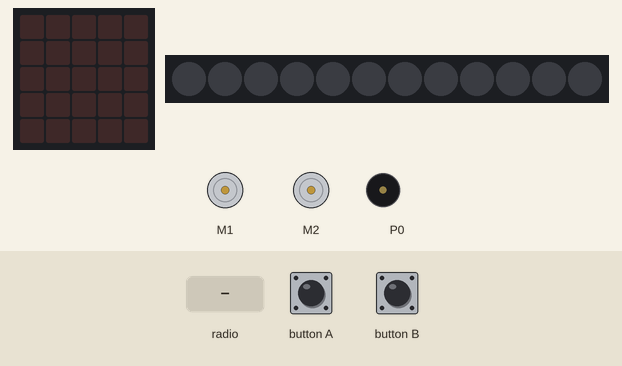
A program run on a simulated BBC micro:bit (MakeCode). On the bench: the board's 5×5 LED display, 12 RGB LEDs in strip order, left to right, 2 × DC motor (green arrow = forward, orange = backward, longer = faster), buzzer (waves = sounding). The test bench sets the inputs (shaded band). Dim RGB values are drawn brighter than linear.

Above: at 1.2 s.
1.3 s: button A pressed for 0.15 s
At 2.1 s:
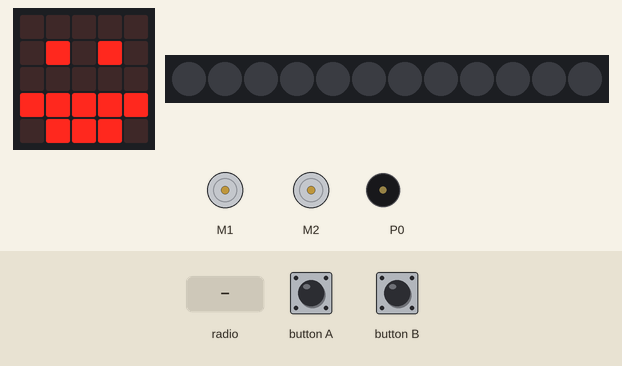
4.4 s: radio message "dobbelKlikkA" arrives
At 4.55 s:
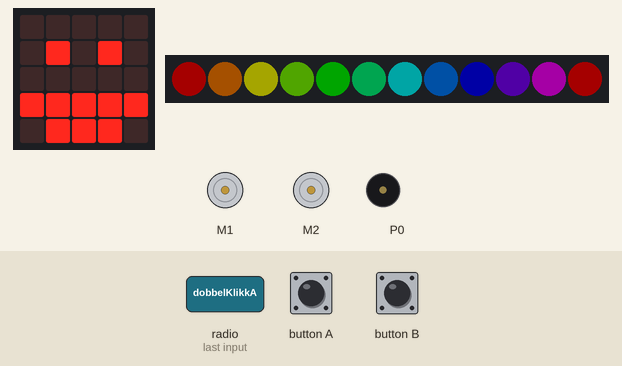
7.4 s: button B pressed for 0.15 s
At 9.8 s:
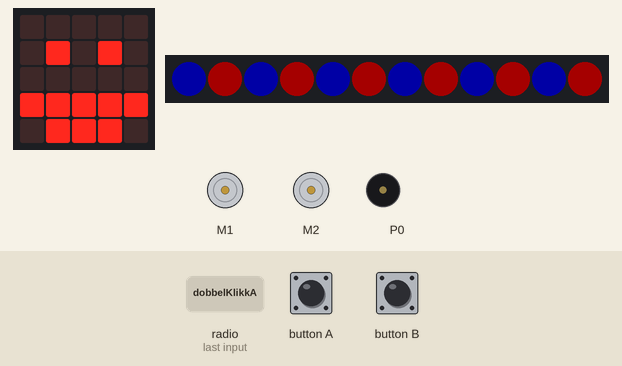
10.3 s: radio message "dobbelKlikkA" arrives
At 11.3 s:
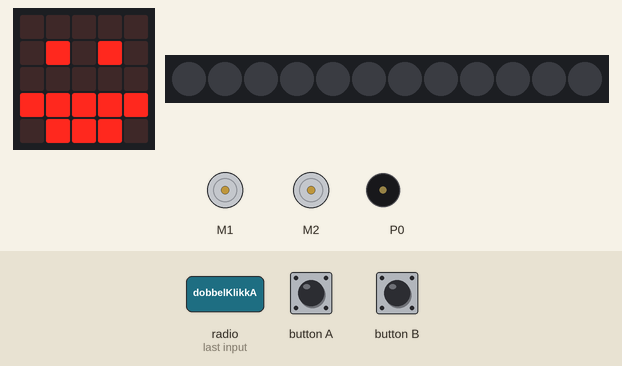
11.8 s: radio message "nedA" arrives
At 12.4 s:
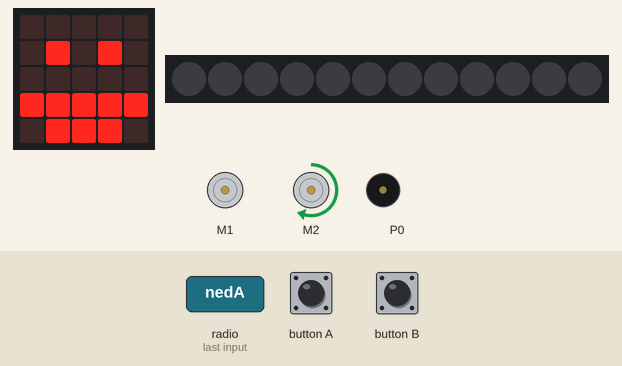
13.3 s: button A pressed for 0.15 s
At 19.0 s:
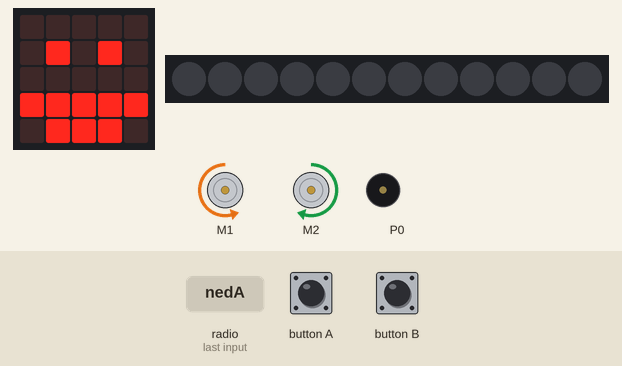
Timing chart, 0 to 19.3 s (numbered marks = the images above; inputs shaded):
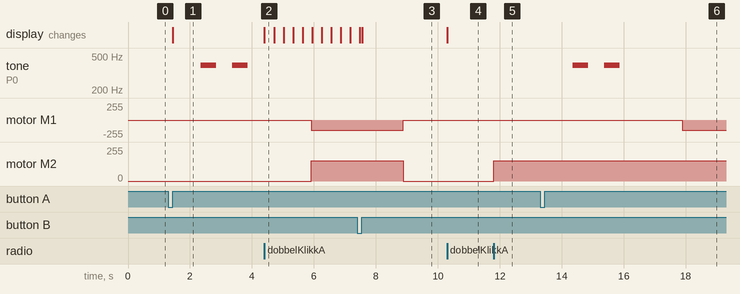

The program:

main.ts
```typescript
/**
 * Dette er del 2 av "Dobbeltklikk-remote", til micro:biiten som skal stå i BitBot-bilen.
 *
 * Kjører på radiokanal 8
 */
input.onButtonPressed(Button.A, function () {
    basic.showLeds(`
        . . . . .
        . # . # .
        . . . . .
        # # # # #
        . # # # .
        `)
    music.playMelody("- G - G - - - - ", 120)
    bitbot.rotatems(BBRobotDirection.Left, 60, 3000)
})
radio.onReceivedString(function (receivedString) {
    demo = 0
    if (receivedString == "nedA") {
        bitbot.move(BBMotor.Right, BBDirection.Forward, 60)
    } else if (receivedString == "oppA") {
        bitbot.move(BBMotor.Right, BBDirection.Forward, 0)
    } else if (receivedString == "nedB") {
        bitbot.move(BBMotor.Left, BBDirection.Forward, 60)
    } else if (receivedString == "oppB") {
        bitbot.move(BBMotor.Left, BBDirection.Forward, 0)
    } else if (receivedString == "nedAB") {
        bitbot.move(BBMotor.Both, BBDirection.Forward, 100)
    } else if (receivedString == "dobbelKlikkA") {
        if (klikkAtoggle == 1) {
            bitbot.ledClear()
            klikkAtoggle = 0
        } else {
            bitbot.ledRainbow()
            klikkAtoggle = 1
        }
    } else if (receivedString == "dobbelKlikkB") {
        bitbot.stop(BBStopMode.Coast)
        music.playTone(392, music.beat(BeatFraction.Quarter))
        music.rest(music.beat(BeatFraction.Quarter))
        music.playTone(392, music.beat(BeatFraction.Quarter))
    } else if (receivedString == "rist") {
        bitbot.goms(BBDirection.Reverse, 60, 1000)
    } else {

    }
})
input.onButtonPressed(Button.B, function () {
    demo = 1
    bitbot.setLedColor(0xFF0000)
    for (let indeks = 0; indeks <= 6; indeks++) {
        bitbot.setPixelColor(indeks * 2, 0x0000FF)
    }
})
let klikkAtoggle = 0
let demo = 0
bitbot.select_model(BBModel.XL)
bitbot.ledBrightness(40)
radio.setGroup(8)
let ledTimer = 12
let tikk = 0
// Loop uten "pause"
basic.forever(function () {
    if (input.runningTime() > tikk + ledTimer && demo == 0) {
        bitbot.ledRotate()
        tikk = input.runningTime()
    }
})
```

test.ts
```typescript
// testene settes inn her; disse vil ikke kompilert så lenge denne pakken blir brukt som en utvidelse.
```

Measured:
- after the input at 1.3 s, tone on P0: alternates 392 Hz for 0.50 s and silent for 0.51 s, starting after 1.1 s; the display: changes after 0.15 s (image 1)
- after the input at 4.4 s, motor M1: stopped → backward 153/255 after 1.5 s; motor M2: stopped → forward 153/255 after 1.5 s
- after the input at 11.8 s, motor M2: stopped → forward 153/255 at once
- after the input at 13.3 s, tone on P0: alternates 392 Hz for 0.50 s and silent for 0.51 s, 4 changes in all, then stays silent, starting after 1.1 s; motor M1: stopped → backward 153/255 after 4.6 s
